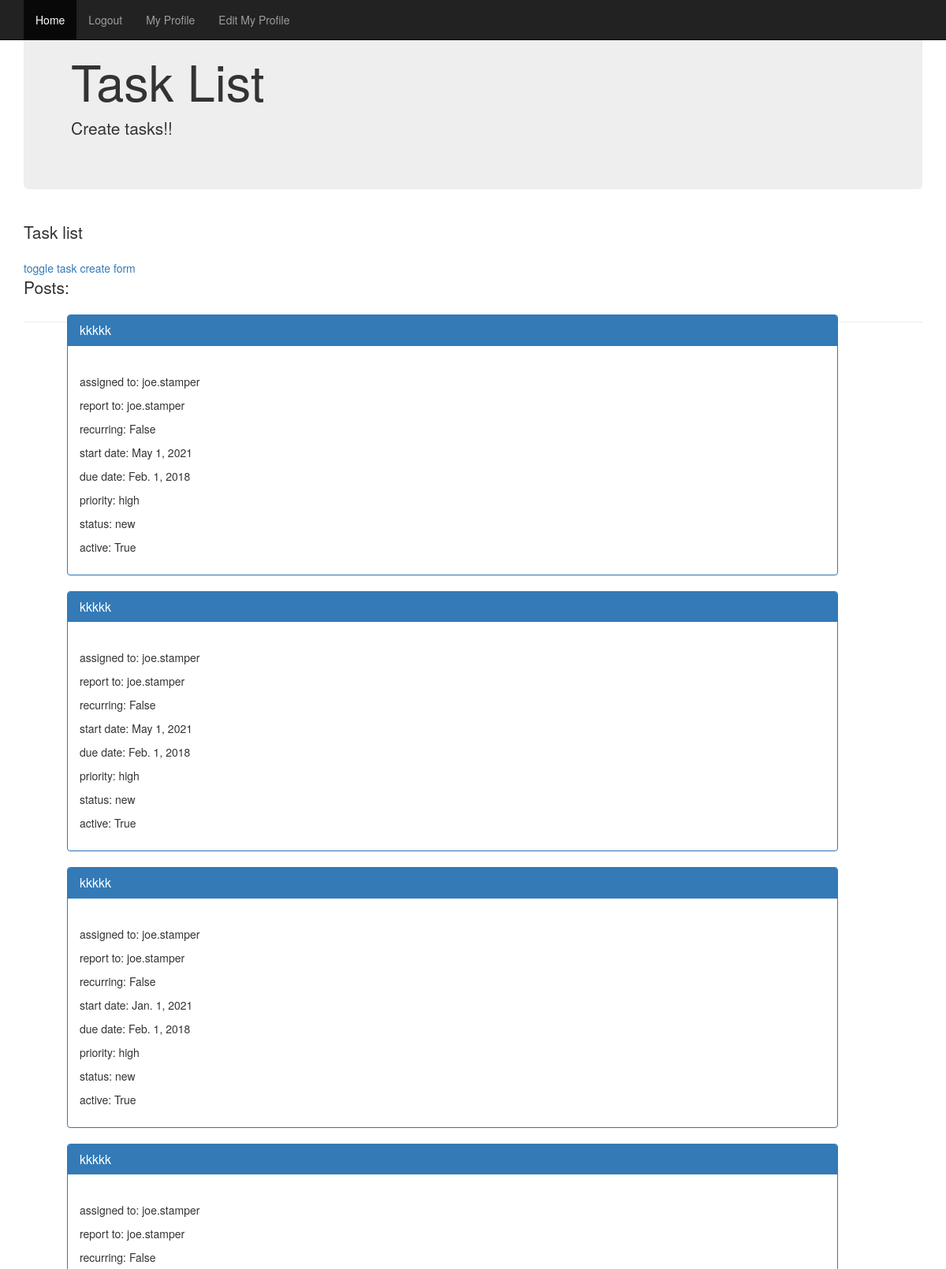
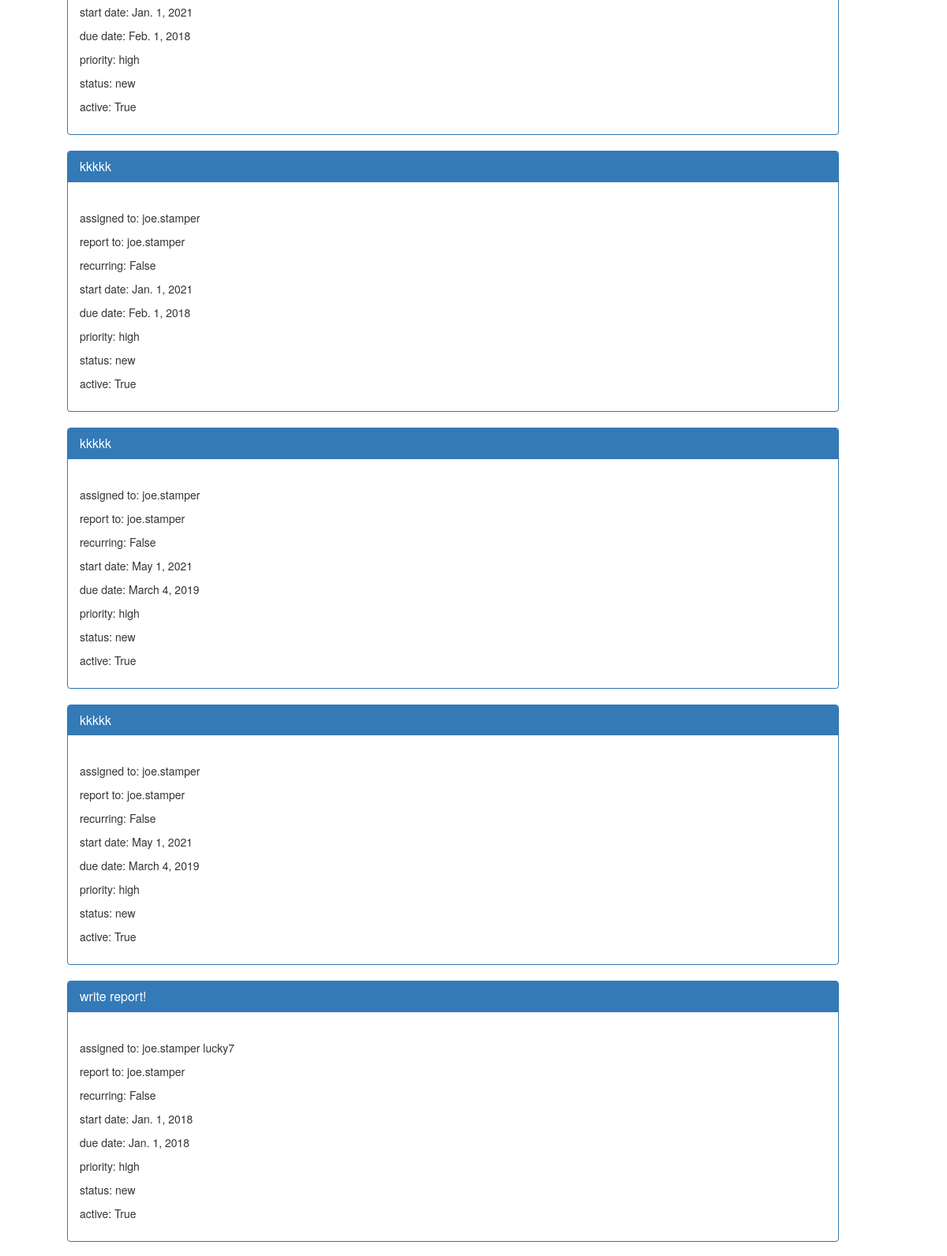
The page / (signed in, upper part) on the database its author committed (2 pictures, top to bottom).
### taskList/models.py (models this page shows)
class Task(models.Model):
    task_name = models.CharField(max_length=160)
    assigned_users = models.ManyToManyField(User, related_name='task_taker')
    manager = models.ManyToManyField(User, related_name='task_manager', default=None)
    note = models.CharField(max_length = 200, blank=True)
    feedback = models.CharField(max_length = 200, blank=True)
    recurring = models.BooleanField(default=False)
    recurr_task = models.ForeignKey(RecurringTask, on_delete=models.CASCADE, null=True, blank=True)
    YEARLY = 'YEAR'
    MONTHLY = 'MONT'
    WEEKLY = 'WEEK'
    DAILY = 'DAIL'
    NONE = 'NONE'
    RECURRING_CHOICES = (
        (NONE, 'no repeat'),
        (YEARLY, 'every year'),
        (MONTHLY, 'every month'),
        (WEEKLY, 'every week'),
        (DAILY, 'every day'),
    )
    event_start_date = models.DateField(blank=True)
    event_due_date  = models.DateField(blank=True)
    event_start_time = models.TimeField(blank=True, default=time().min)
    event_end_time = models.TimeField(blank=True, default=time().max)
    repeats = models.CharField(
        max_length = 4,
        choices= RECURRING_CHOICES,
        blank = True,
        default = NONE,
        )
    repeat_start_date = models.DateField(blank=True, null=True)
    repeat_end_date =  models.DateField(blank=True, null=True)
    HIGH = 'HIG'
    MED = 'MED'
    LOW = 'LOW'
    PRIORITY_CHOICES = (
        (HIGH, 'high'),
        (MED, 'medium'),
        (LOW, 'low')
    )
    priority = models.CharField(
        max_length = 3,
        choices = PRIORITY_CHOICES,
        default = LOW,
        )
    NEW = 'NEW'
    IN_PROGRESS = 'INP'
    COMPLETED = 'COM'
    ON_HOLD = 'ONH'
    CANCELLED = 'CAN'
    STATUS_CHOICES = (
        (NEW, 'New'),
        (IN_PROGRESS, 'In Progress'),
        (COMPLETED, 'Completed'),
        (ON_HOLD, 'On Hold'),
        (CANCELLED, 'Cancelled'),
    )
    status = models.CharField(
        max_length = 3,
        choices = STATUS_CHOICES,
        default = NEW,
    )
    rank = models.BigIntegerField(default=None, blank=True)
    is_active =  models.BooleanField(default=True)

### taskList/views.py (the view)
# urls.py: 2. Add a URL to urlpatterns:  url(r'^$', views.home, name='home')
@login_required
def home(request):
    all_recurr_tasks = Task.objects.exclude(recurr_task=None).filter(Q(assigned_users__username=request.user) |
         Q(manager__username=request.user),
            is_active=True).values_list('recurr_task', flat=True).distinct()
    if len(all_recurr_tasks) != 0:
        for recurr_task in all_recurr_tasks:
            try:
                recurr_task_obj = RecurringTask.objects.get(id=recurr_task)
                handle_recurr_tasks(recurr_task_obj, datetime.now)
            except:
                pass #put error message here, might be concurrency issue
    all_tasks = Task.objects.filter(
            Q(assigned_users__username=request.user) |
            Q(manager__username=request.user),
            is_active=True
        ).order_by('status', 'rank')
    user = User.objects.get(username=request.user)
    if request.method == "POST":
        new_task = TaskForm(request.POST, user = request.user)
    else:
        new_task = TaskForm(user = request.user)
    context = {'tasks': all_tasks, 'new_task': new_task, 'user': user }
    print(context)
    return render(request, 'taskList/index.html', context)

### taskList/views.py (called while the page is built)
def cal_time_pattern(recurring_pattern):
    if recurring_pattern == 'YEAR':
        add_time = relativedelta(years=+1)
    elif recurring_pattern == 'MONT':
        add_time = relativedelta(months=+1)
    elif recurring_pattern == 'WEEK':
        add_time = timedelta(weeks=1)
    elif recurring_pattern == 'DAIL':
        add_time = timedelta(days=1)
    else:
        add_time = timedelta()
    return add_time

### taskList/templates/taskList/index.html (shortened to what this page needs)
{% extends "taskList/base.html" %}
  {% block pagetitle %}
    <h1>Task List</h1>
        <p>Create tasks!!</p>
  {% endblock %}
{% block introudction %}
<p class="lead">Task list </p>
{% endblock %}
{% block content %}
    <a href='#' onClick='toggleForm();'>toggle task create form</a>
<div class="lead"> Posts: </div>
<ol>
    {% for task in tasks %}
    <div class="col-md-11">
        <div class="panel panel-primary">
            <div class="panel-heading">
              <h3 class="panel-title">
                <a href="{% url 'task' task=task.id %}">
                {{task.task_name}}</a>
            <br>
            </h3>
            </div>
            <div class="panel-body">
            <p class="lead">
            <p class="breakline">
                <p>assigned to:
                {% for user in task.assigned_users.all %}
                    {{user.username}}
                {% endfor %}
                </p>
                <p>report to:
                {% for manager in task.manager.all %}
                    {{manager.username}}
                {% endfor %}
                </p>
                <p>recurring: {{task.recurring}} </p>
                <p>start date: {{task.event_start_date}} </p>
                <p>due date: {{task.event_due_date}} </p>
                <p>priority: {% if task.priority == "HIG" %}
                             high
                             {% elif task.priority == "MED" %}
                             medium
                             {% else %}
                             low
                             {% endif %}
                </p>
                <p>status:   {% if task.status == "NEW" %}
                             new
                             {% elif task.status == "INP" %}
                             in Progress
                             {% elif task.status == "COM" %}
                             completed
                             {% endif %}
                </p>
                <p> active: {{task.is_active}}
                </p>
            </p>
            </p>
                </div>
          </div>
    </div>
    {% endfor %}
</ol>
{% endblock %}

### rows shown on the page
Task: task_name "kkkkk", recurring "False", event_start_date "May 1, 2021", event_due_date "Feb. 1, 2018", priority "high", status "new", is_active "True"
Task: task_name "kkkkk", recurring "False", event_start_date "May 1, 2021", event_due_date "Feb. 1, 2018", priority "high", status "new", is_active "True"
Task: task_name "kkkkk", recurring "False", event_start_date "Jan. 1, 2021", event_due_date "Feb. 1, 2018", priority "high", status "new", is_active "True"
Task: task_name "kkkkk", recurring "False", event_start_date "Jan. 1, 2021", event_due_date "Feb. 1, 2018", priority "high", status "new", is_active "True"
Task: task_name "kkkkk", recurring "False", event_start_date "Jan. 1, 2021", event_due_date "Feb. 1, 2018", priority "high", status "new", is_active "True"
Task: task_name "kkkkk", recurring "False", event_start_date "May 1, 2021", event_due_date "March 4, 2019", priority "high", status "new", is_active "True"
Task: task_name "kkkkk", recurring "False", event_start_date "May 1, 2021", event_due_date "March 4, 2019", priority "high", status "new", is_active "True"
Task: task_name "write report!", recurring "False", event_start_date "Jan. 1, 2018", event_due_date "Jan. 1, 2018", priority "high", status "new", is_active "True"

### other values the page prints
{{ user.username }} "joe.stamper"
{{ manager.username }} "joe.stamper"
{{ user.username }} "lucky7"
